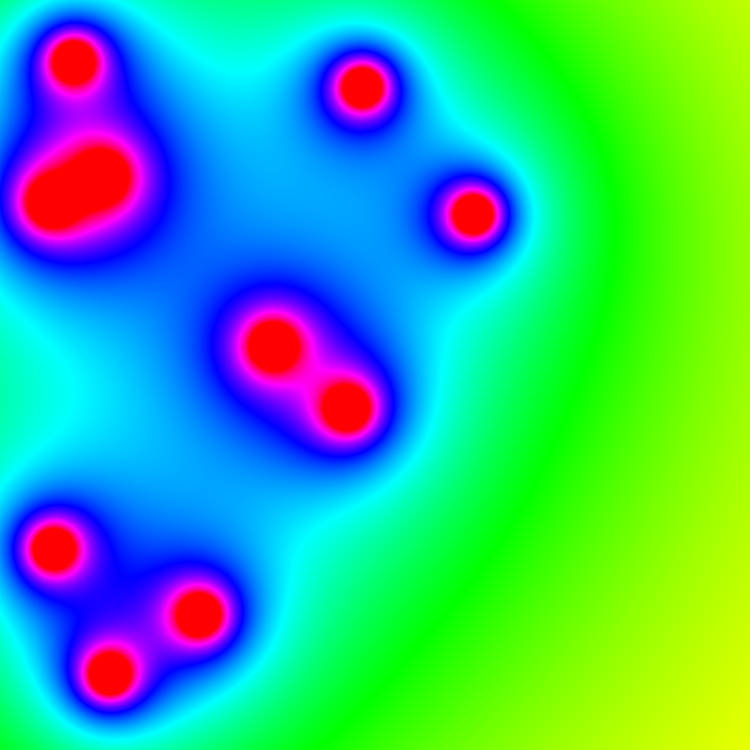
Frame 1 (no input)
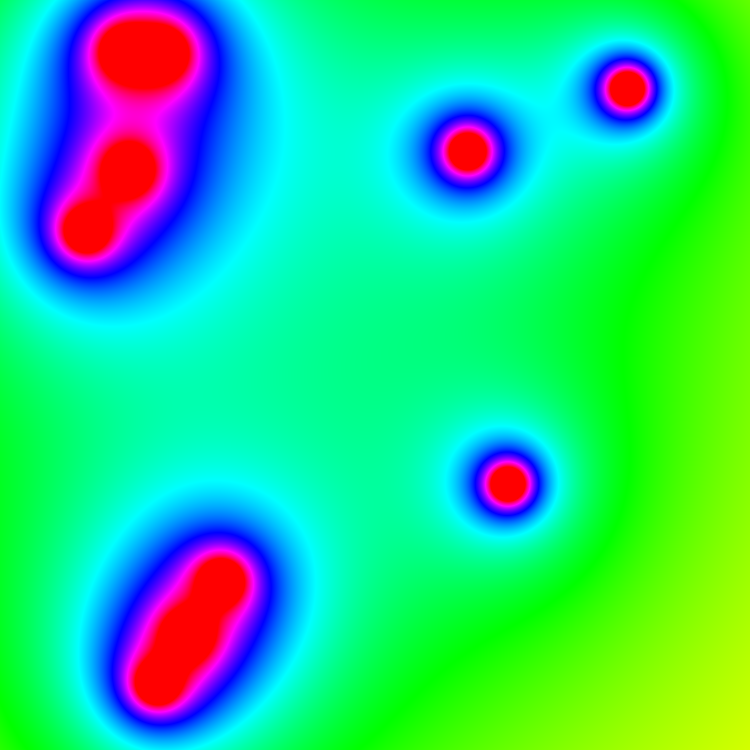
Frame 60 (the mouse pressed at the canvas centre just before this capture)
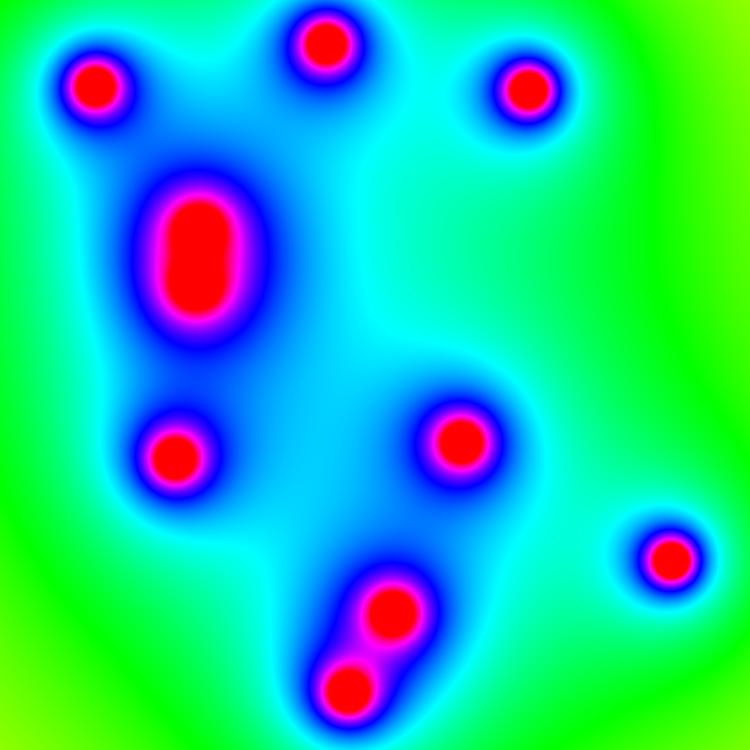
Frame 120 (the mouse held since frame 60 and released just before this capture)

The Processing sketch that drew these frames (run headless with seeded random() and noise(); from frame 60 on, the mouse is pressed at the canvas centre):

// Processing sketch: Metaballs
// ── Metaballs.pde
//Blob b;
Blob[] blobs = new Blob[10];
int r = 40;

void setup() {
  size(750, 750);
  colorMode(HSB);
  for (int i = 0; i < blobs.length; i++) {
    blobs[i] = new Blob(random(r, width - r), random(r, height - r), r);
  }
}

void draw() {
  background(51);
  loadPixels();
  updatePixels();
  
  for (int x = 0; x < width; x++) {
    for (int y = 0; y < height; y++) {
      int index = x + y * width;
      float sum = 0;
      
      for (Blob b: blobs) {
        float d = dist(x, y, b.pos.x, b.pos.y);
        sum += 2 * r * b.r/d;
      } 
      pixels[index] = color(sum, 255, 255);
    }
  }
  updatePixels();
  
  for (Blob b : blobs) { 
    b.update();
  }
}

// ── Blob.pde
class Blob {
  PVector pos;
  float r;
  PVector vel;
  
  Blob(float x, float y, float radius) {
    pos = new PVector(x, y);
    vel = PVector.random2D();
    vel.mult(random(2, 5));
    r = radius;
  }
  
  void update() {
    pos.add(vel);
    
    if(pos.x >= width - r || pos.x <= r) {
      vel.x = -vel.x;
    }
    
    if(pos.y >= height - r || pos.y <= r) {
      vel.y = -vel.y;
    }
  }
  
  void show() {
    noFill();
    stroke(0);
    strokeWeight(2);
    ellipse(pos.x, pos.y, r*2, r*2);
  }
}
